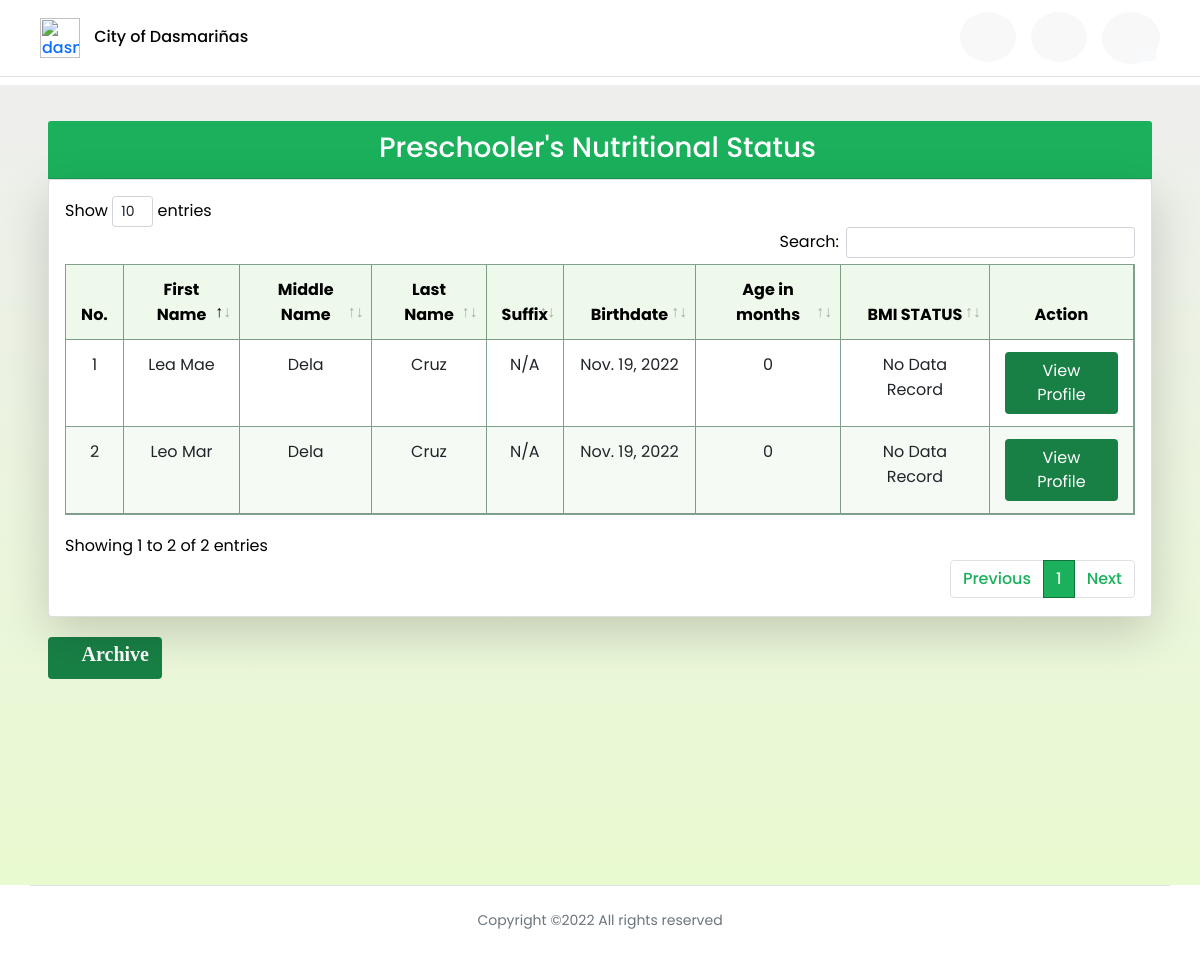
The app's page /preschooler_dashboard (signed in) with its own data.
### profilingApp/models.py (models this page shows, shortened)
class Preschooler(Model):
    GENDER = [('Male', 'Male'),
              ('Female', 'Female'),]
    parent = models.ForeignKey(Parent, on_delete=CASCADE)
    first_name = models.CharField(max_length=100)
    last_name = models.CharField(max_length=100)
    middle_name = models.CharField(max_length=100)
    suffix_name = models.CharField(max_length=100, null=True, blank=True)
    birthday = models.DateField(null=True, blank=True)
    height = models.FloatField(null=True, validators=[MinValueValidator(45.0), MaxValueValidator(120.0)])
    weight = models.FloatField(null=True, validators=[MinValueValidator(1.0), MaxValueValidator(28.0)])
    gender = models.CharField(max_length=100, choices=GENDER, null=True)
    date_measured = models.DateField(null=True, blank=True)
    health_problem = models.CharField(max_length=500, null=True, blank=True)
    history= HistoricalRecords()
    objects = models.Manager()
    lt_60_objects = PreschoolerManagerLess()
    gte_60_objects = PreschoolerManagerGreater()
    def age_months(self):
        today = date.today()
        date_diff = today - self.birthday
        in_days = date_diff.days
        return int((in_days) / (365 / 12))
    def bmifa(self):
        calculator = Calculator(adjust_height_data=False, adjust_weight_scores=False,
                       include_cdc=False, logger_name='pygrowup',
                       log_level='INFO')
        try:
            today = date.today()
            date_diff = today - self.birthday
            in_days = date_diff.days
            age_months = int((in_days) / (365 / 12))
            bmi = float(self.weight / ((self.height / 100) ** 2))
            return float(calculator.bmifa(bmi, age_months, helpers.get_good_sex(str(self.gender)), self.height))
        except:
            pass

### profilingApp/views.py (the view)
# urls.py: path('preschooler_dashboard', views.preschooler_dashboard, name='preschooler_dashboard'),
def preschooler_dashboard(request):
    if request.user.is_authenticated and request.user.user_type == 'BHW':
        bhw_logged = BarangayHealthWorker.objects.get(user_id=request.user.id)
        parents = Parent.objects.filter(barangay=bhw_logged.bhw_barangay)
        preschooler = Preschooler.objects.filter(parent__in=(parents))
        context = {'preschoolers': preschooler}
        return render(request, 'activities/BHW Preschooler Dashboard.html', context)
    elif request.user.is_authenticated and request.user.user_type == 'Admin':
        return redirect('admin_home')
    elif request.user.is_authenticated and request.user.user_type == 'P/G':
        return redirect('parent_home')

### profilingApp/templates/activities/BHW Preschooler Dashboard.html (shortened to what this page needs)
{% extends 'activities/BHW Home.html' %}
{% load static %}
{% block dashboard %}
<header>
    <div class="site-header">
    <nav class="navbar fixed-top index__navbar scrolled border-bottom"
    style=" padding-left:3%; padding-right:3%;">
        <div class="flex-fill p-1 py-1">
            <div class="d-flex align-items-center justify-content-between">
                <div>
                    <a href="#" class="name" style="text-decoration: none;">
                        <img class="navbar-icon" src="{% static '/Media/avatar.png' %}" alt="dasma-logo">
                        <span id="hidetitle" class="brand__name" style="color:rgb(3, 3, 3); margin-left:10px;">City of Dasmariñas</span>
                    </a>
                </div>
                <div id="navLinks">
                    <ul class="nav text-small">
                        <li>
                            <a href="{% url 'bhw_home' %}" class="nav-link" data-toggle="tooltip" data-bs-placement="bottom" data-bs-offset="0,7"
                            title="Barangay Health Worker Home">
                            <i class="fa fa-fw fa-home" style="font-size: 24px;"></i>
                            </a>
                        </li>
                        <li>
                            <a href="{% url 'preschooler_dashboard' %}" class="nav-link" style="color:rgb(27, 177, 92) !important;" data-toggle="tooltip" data-bs-placement="bottom" data-bs-offset="0,7"
                            title="Preschooler Profile">
                            <i class="fa fa-fw fa-id-card " style="font-size: 24px;"></i>
                            </a>
                        </li>
                        <li>
                            <a class="btn nav-link" id="dropdownUser1" data-bs-toggle="dropdown" data-toggle="tooltip" data-bs-placement="bottom" data-bs-offset="0,7"
                            title="User Settings" aria-expanded="false">
                                <i class="fa fa-fw fa-user-cog bi" style="font-size: 24px;"></i>
                                <span class="position-absolute top-100 start-75 translate-middle badge rounded-pill text-dark" style="border-radius: 50%;">
                                    <i class="fa fa-lg fa-fw fa-caret-down bg-light" style="border-radius: 25%; margin-bottom: 15px;"></i>
                                </span></a>
                        </li>
                    </ul>
                </div>
            </div>
        </div>
    </nav>
    </div>
</header>
<div id="grid" class="container-fluid" style="margin-top:85px;">
<div class="container text-black">
    <div class="row">
        <div class="col">
            <div class="card-header">
                <h3>Preschooler's Nutritional Status</h3>
            </div>
            <div class="card shadow-lg p-3 bg-white rounded">
                <div class="table-responsive">
                    <table class="table table-hover table-cell-border" id="preschooler_bmi" >
                        <thead>
                            <tr style="text-align: center;">
                                <th scope="col">No.</th>
                                <th scope="col">First Name</th>
                                <th scope="col">Middle Name</th>
                                <th scope="col">Last Name</th>
                                <th scope="col">Suffix</th>
                                <th scope="col">Birthdate</th>
                                <th scope="col">Age in months</th>
                                <th scope="col">BMI STATUS</th>
                                <th scope="col" class="nosort text-center">Action</th>
                            </tr>
                        </thead>
                        <tbody>
                            {% for preschooler in preschoolers %}
                            <tr style="text-align: center;">
                                <td></td>
                                <td>{{ preschooler.first_name }}</td>
                                <td>{{ preschooler.middle_name }}</td>
                                <td>{{ preschooler.last_name }}</td>
                                {% if preschooler.suffix_name is None %}
                                    <td>N/A</td>
                                {% elif preschooler.suffix_name == '' %}
                                    <td>N/A</td>
                                {% else %}
                                    <td>{{ preschooler.suffix_name }}</td>
                                {% endif %}
                                <td>{{ preschooler.birthday }}</td>
                                <td>{{ preschooler.age_months }}</td>
                                {% if preschooler.bmifa is None %}
                                    <td> No Data Record </td>
                                {% elif preschooler.bmifa > 2.0 %}
                                    <td style="color: rgb(242, 98, 33);"> Overweight/Obese ({{ preschooler.bmifa }})</td>
                                {% elif preschooler.bmifa >= -2.0 and preschooler.bmifa <= 2.0 %}
                                    <td style="color: rgb(0, 165, 79);"> Normal ({{ preschooler.bmifa}})</td>
                                {% elif preschooler.bmifa >= -3.0 and preschooler.bmifa <= -2.0 %}
                                    <td style="color: rgb(255, 241, 2);"> Wasted ({{ preschooler.bmifa }})</td>
                                {% else %}
                                    <td style="color: rgb(238, 29, 35);"> Severely Wasted ({{preschooler.bmifa }})</td>
                                {% endif %}
                                <td style="text-align: center;">
                                    <div>
                                        <a href="{% url 'preschooler_profile' preschooler.id %}"><button type="button" style="background-color: #188045; color: white;" class="btn">View Profile</button></a>
                                    </div>
                                </td>
                            </tr>
                            {% endfor %}
                        </tbody>
                    </table>
                </div>
            </div>
        </div>
    </div>
    <div class=" " style="margin-top:20px;">
        <button type="button" style="background-color: #188045; color: white;" class="btn " data-bs-toggle="modal" data-bs-target="#modalArc"><h5 class="fa fa-archive"> Archive</h5></button>
    </div>
</div>
</div>
{% endblock %}

### profilingApp/templates/activities/BHW Home.html (shortened to what this page needs)
{% load static %}
<html lang="en">
<head>
    <link rel="stylesheet" href="{% static '/CSS/DataTables/datatables.min.css' %}">
    <link rel="stylesheet" href="{% static '/CSS/styles.css' %}">
    <link rel="stylesheet" href="{% static '/CSS/font-awesome/css/all.min.css' %}">
    <link rel="stylesheet" href="{% static '/CSS/css/bootstrap.min.css' %}">
</head>
<body>
{% block dashboard %}{% endblock %}
<div class="footer text-muted">
    <div class="container">
        <div class="row text-center align-items-center">
                <div class="border-top p-4">
                    <p class="copyright"><small>
                    Copyright ©<script>document.write(new Date().getFullYear());</script> All rights reserved
                    </small>
                    </p>
                </div>
        </div>
    </div>
</div>
</body>
</html>

### profilingApp/static/CSS/styles.css (style rules this page uses)
.fixed-top { position: sticky; top: 0; right: 0; left: 0; z-index: 1030; max-height: 85px; background-color: white; border-bottom: 3px; }
.navbar-icon { width: 40px; max-width: 40px; }
img { vertical-align: middle; border-style: none; }
* { margin: 0; padding: 0; box-sizing: border-box; font-family: 'Poppins', sans-serif; }
li, a, button { font-family: 'Poppins', sans-serif; font-weight: 500; font-size: 16px; color:#188045; text-decoration: none; }
li { list-style: none; display: list-item; text-align: -webkit-match-parent; }
a { text-decoration: none; }
table { border: 1px ridge !important; border-color:#003d1b7d !important; }
thead { border-color: rgba(23, 128, 69, 0.514)!important; background-color: #eef9eb; text-align: left !important; color:#000000; }
th { border-bottom: 1px solid !important; border-right: 1px solid !important; padding: 12px 15px !important; border-color: #003d1b7d!important; }
td { border-bottom: 1px solid !important; border-right: 1px solid !important; padding: 12px 15px !important; border-color: #003d1b7d!important; }
tbody tr:nth-of-type(even) { background-color: #f5faf4; }
#navLinks li a { color:rgba(0, 19, 0, 0.87); padding: 13 13 13 13; background-color: #ebebeb60; border-radius: 50%; margin-left: 15px; position: relative; }
#grid,#footer,#header { transition: 0.5s ease-in-out; }
#grid { background-image: linear-gradient(to top, rgba(230, 250, 202, 0.884),rgba(228, 228, 227, 0.624)); position: relative; padding: 3%; width: 100%; margin-top: 85px; min-height: 800px; }
.card-header { font-size: 13px; font-family: 'Poppins', sans-serif;; background-color:#1bb15c !important; color:white; padding: 10px 15px 5px 10px !important; text-align: center; }
html { width: 100%; height: 100%; }
body { color: rgba(0, 0, 0, 0.6); font-family: 'Poppins', sans-serif; font-size: 14px; line-height: 1.6em; -webkit-font-smoothing: antialiased; -moz-osx-font-smoothing: grayscale; }
::placeholder { color:rgba(255, 255, 255, 0.253); }
@media (min-width: 700px) { ::placeholder { color:rgba(255, 255, 255, 0.253); } }
.row { display: -webkit-box; display: -ms-flexbox; display: flex; -ms-flex-wrap: wrap; flex-wrap: wrap; margin-right: 15px; margin-left: 15px; }
p { display: block; margin-block-start: 1em; margin-block-end: 1em; margin-inline-start: 0px; margin-inline-end: 0px; }
.col-6, .col-7, .col-12, .col, .col-sm-3, .col-sm-6, .col-md-3, .col-md-4, .col-md-5, .col-md-6, .col-md-8, .col-md-9, .col-md-10, .col-md-12, .col-lg-3, .col-lg-4, .col-lg-5, .col-lg-6, .col-lg-7, .col-lg-8, .col-lg-10, .col-lg-12, .col-xl-2 { position: relative; width: 100%; padding-right: 15px; padding-left: 15px; }
small, .small { font-size: 80%; font-weight: 400; }
.text-center { text-align: center !important; }
html { font-family: sans-serif; line-height: 1.15; -webkit-text-size-adjust: 100%; -webkit-tap-highlight-color: rgba(0, 0, 0, 0); }

### records on screen
Preschooler: first_name "Lea Mae", middle_name "Dela", last_name "Cruz", suffix_name "N/A", birthday "Nov. 19, 2022", age_months "0", weight "No Data Record"
Preschooler: first_name "Leo Mar", middle_name "Dela", last_name "Cruz", suffix_name "N/A", birthday "Nov. 19, 2022", age_months "0", weight "No Data Record"
